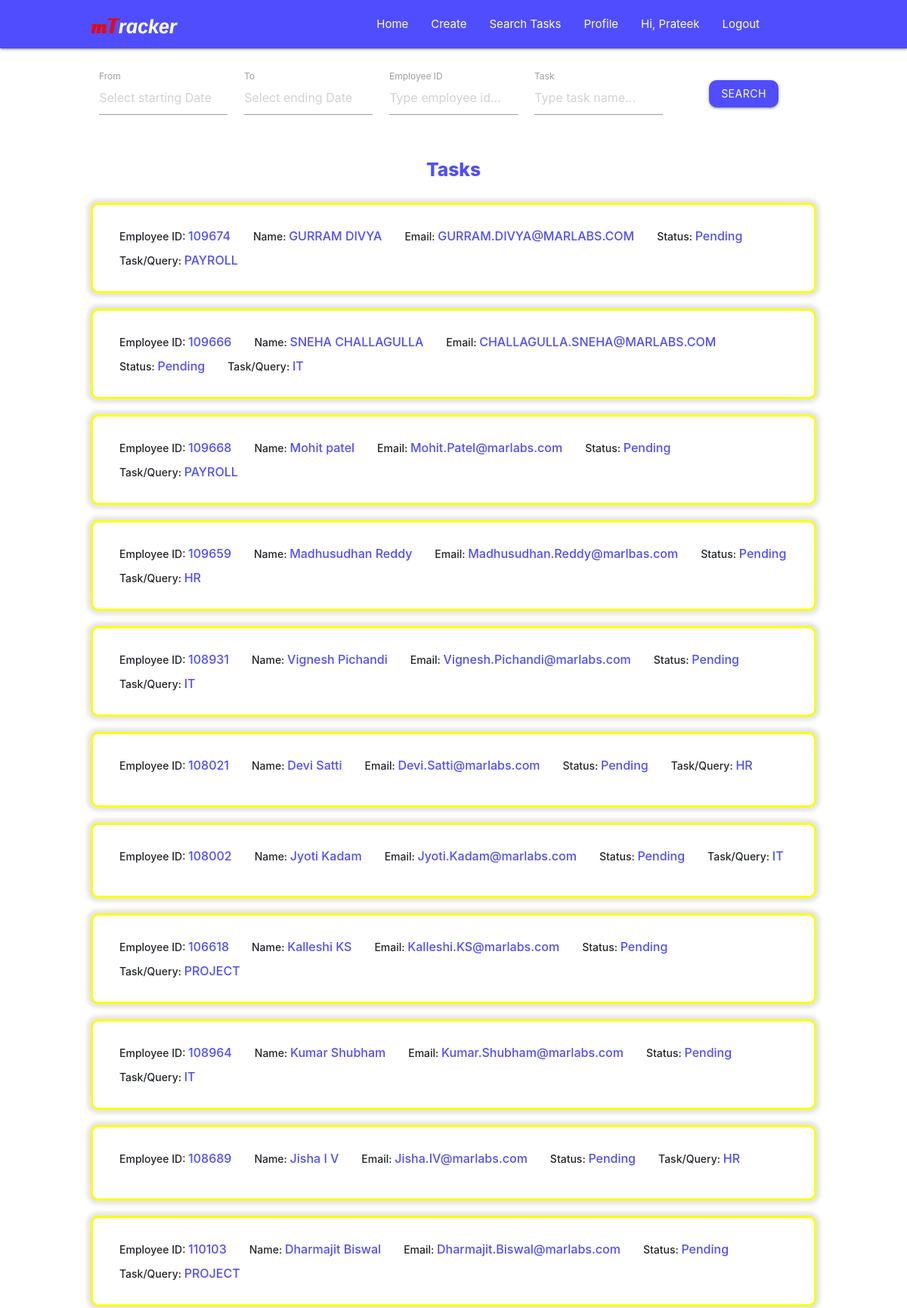
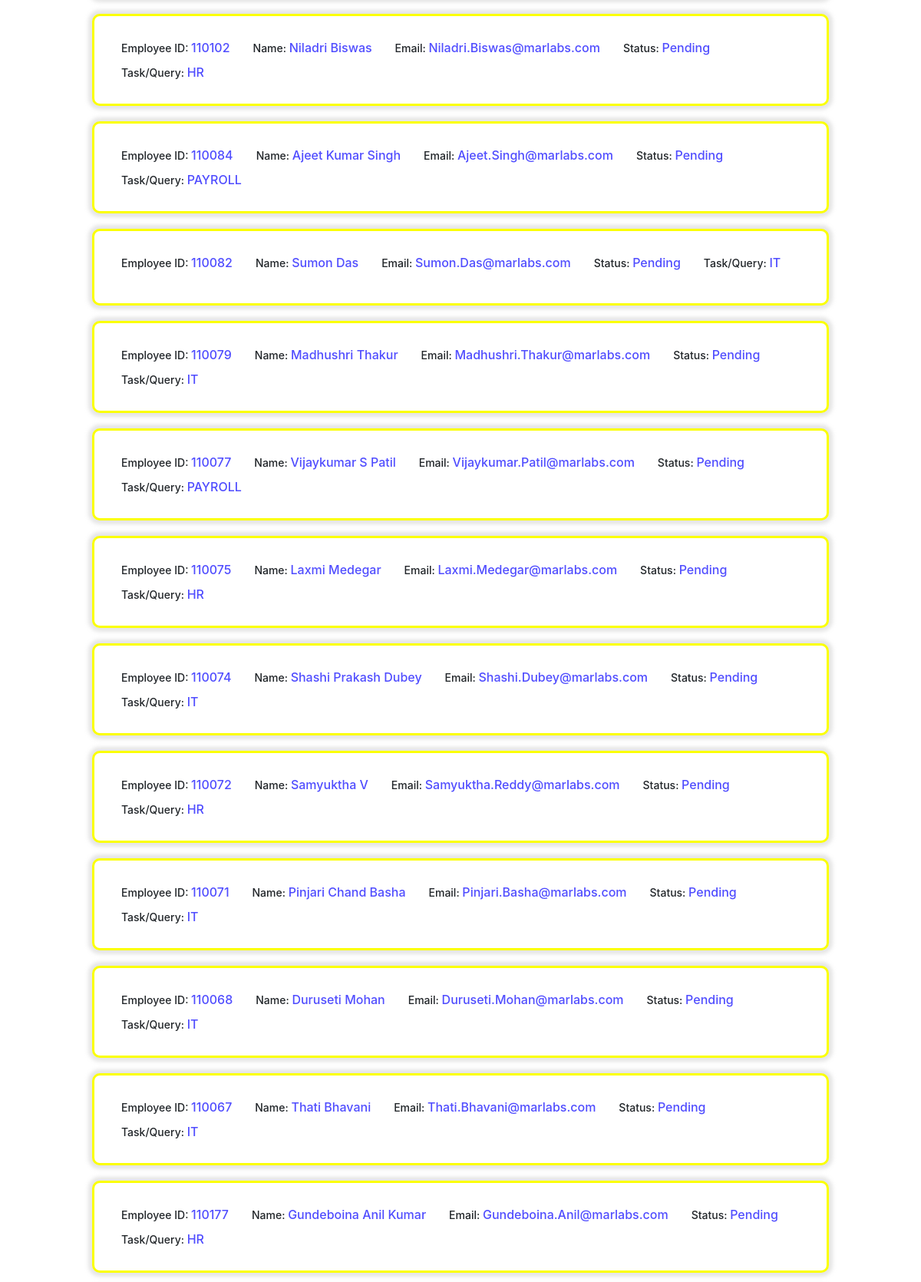
The page /search/ (signed in, upper part) on the database its author committed (2 pictures, top to bottom).
### accounts/models.py (models this page shows)
class User(AbstractUser):
    username = None
    first_name = models.CharField(max_length=20)
    last_name = models.CharField(max_length=20)
    email = models.EmailField(max_length=30, unique=True)
    empid = models.CharField(max_length=8)
    designation = models.CharField(max_length=20)
    location = models.CharField(max_length=20)
    objects = UserManager()
    USERNAME_FIELD = 'email'
    REQUIRED_FIELDS = []

### taskData/models.py (models this page shows)
class TaskData(models.Model):
    empid = models.TextField(max_length=20)
    empname = models.TextField(max_length=50)
    empemail = models.TextField(max_length=50)
    taskname = models.TextField(max_length=100)
    duedate = models.TextField(max_length=20)
    taskstatus = models.TextField(max_length=15)
    tasksummary = models.TextField(max_length=500)
    createdon = models.DateField()

### mtracker/views.py (the view, shortened to what this page needs)
# urls.py: path('search/', views.search, name='search'),
def search(request):
    taskData = TaskData.objects.filter().exclude(taskstatus='Completed').order_by('-id')
    return render(request, "search.html", {"taskData":taskData})

### templates/search.html (shortened to what this page needs)
{% extends 'base.html' %}
        {% block body %}
    <center>
        <div class="search-tab-container">
    <div class="all-tasks-container">
        <center>
            <form action="{% url 'search' %}" method="post">
            <div class="task-search row">
                <div class="input-field col l3 m5 s10">
                    <label>From</label>
                    <input placeholder="Select starting Date" type="text" class="datepicker" name="fromdate" >
                </div>
                <div class="input-field col l3 m5 s10">
                    <label>To</label>
                    <input placeholder="Select ending Date" type="text" class="datepicker" name="todate"  >
                </div>
                <div class="input-field col l3 m5 s10">
                    <label>Employee ID</label>
                    <input class="col" type="text" placeholder="Type employee id..." name="empid" >
                </div>
                <div class="input-field col l3 m5 s10">
                    <label>Task</label>
                    <input class="col" type="text" placeholder="Type task name..." name="task" >
                </div>
                <div class="input-field col l12 m12 s12">
                    <button class="btn search-btn waves-effect waves-light" onclick="">Search</button>
                </div>
            </div>
        </form>
        </center>
        <div class="row">
            <center>
                <h5 class="all-tasks-title">Tasks</h5>
            </center>
        </div>
        <div>
            <ul class="collapsible">
                {% for data in taskData %}
                <li class="task-card pending">
                    <div class="collapsible-header">
                        <div class="employee-info">
                            <div class="">Employee ID: <span>{{data.empid}}</span></div>
                            <div class="">Name: <span>{{data.empname}}</span></div>
                            <div class="">Email: <span>{{data.empemail}}</span></div>
                            <div class="">Status: <span>{{data.taskstatus}}</span></div>
                            <div>Task/Query: <span>{{data.taskname}}</span></div>
                        </div>
                    </div>
                </li>
                {% endfor %}
                <br>
            </ul>
        </div>
    </div>
{% endblock %}

### templates/base.html (shortened to what this page needs)
<!DOCTYPE html>
<html lang="en">
<head>
    <link rel="stylesheet" href="https://cdnjs.cloudflare.com/ajax/libs/materialize/1.0.0/css/materialize.min.css">
    <link rel="stylesheet" href="/static/css/create-task_style.css">
    <link rel="stylesheet" href="/static/css/jquery.datetimepicker.css">
    <link rel="stylesheet" href="https://cdnjs.cloudflare.com/ajax/libs/materialize/1.0.0/css/materialize.min.css">
    <link rel="stylesheet" href="/static/css/hr-profile_style.css">
    <link href="https://cdn.jsdelivr.net/npm/bootstrap@5.1.3/dist/css/bootstrap.min.css" rel="stylesheet">
    <link rel="stylesheet" type="text/css" href="https://stackpath.bootstrapcdn.com/bootstrap/4.3.1/css/bootstrap.min.css">
    <link rel="stylesheet" type="text/css" href="https://codepen.io/skjha5993/pen/bXqWpR.css">
    <link rel="stylesheet" href="https://cdnjs.cloudflare.com/ajax/libs/materialize/1.0.0/css/materialize.min.css">
    <link rel="stylesheet" href="/static/css/update-task_style.css">
    <link rel="stylesheet" href="/static/css/jquery.datetimepicker.css">
    <link rel="stylesheet" href="/static/css/search-display-task_style.css">
    <link rel="stylesheet" href="/static/css/hr-profile_style.css">
</head>
<body>
    <div class="navbar-fixed">
        <nav>
            <div class="nav-wrapper">
                <a href="#!" class="brand-logo">
                    <img src="/static/img/mTracker.png">
                </a>
                <ul class="right hide-on-med-and-down">
                    <li><a href="{% url 'home' %}">Home</a></li>
                    <li><a href="{% url 'create' %}">Create</a></li>
                    <li><a href="{% url 'search'%}">Search Tasks</a></li>
                    {% if user.is_authenticated %}
                    <li><a href="{% url 'profile'%}">Profile</a></li>
                    <li><a href="{% url 'profile'%}">Hi, {{request.user.first_name}}</a></li>
                    <li><a href="{% url 'logout'%}">Logout</a></li>
                    {% else %}
                    <li><a href="{% url 'login'%}">Login</a></li>
                    {% endif %}
                </ul>
            </div>
        </nav>
    </div>
    {% block body %}
    {% endblock %}
</body>
</html>

### static/css/create-task_style.css (style rules this page uses)
body { overflow-x: hidden; }
.nav-wrapper { padding: 0% 15% 0% 10%; background-color: #504DFF; position: fixed; }

### static/css/hr-profile_style.css (style rules this page uses)
body { overflow-x: hidden; }

### static/css/update-task_style.css (style rules this page uses)
body { overflow-x: hidden; }
.nav-wrapper { padding: 0% 15% 0% 10%; background-color: #504DFF; position: fixed; }

### static/css/search-display-task_style.css (style rules this page uses)
.task-search { display: flex; flex-direction: row; flex-wrap: wrap; align-content: flex-start; }
.input-field { margin-left: 0; }
.search-btn, .load-more-btn { background: #504DFF !important; }
.btn { border-radius: 10px; }
.all-tasks-container { padding: 1% 10% 0% 10%; }
.all-tasks-title { font-weight: 800; color: #504DFF; }
.collapsible { border: 0px; margin: 0px; -webkit-box-shadow: none; }
.collapsible-header { flex-direction: column; line-height: 2.0; border-bottom: none; }
.task-card { min-height: 100px; width: auto; background-color: white; padding: 10px 20px; margin: 20px 0px; border-radius: 10px; box-shadow: 0 0 5px 5px rgba(216, 216, 216, 0.678); }
.task-info, .employee-info, .task-title { display: flex; flex-direction: row; justify-content:left; flex-wrap: wrap; column-gap: 30px; }
.task-card>div>div>div { font-weight: 500; font-size: 14px; }
.task-card>div>div>div>span { color: #504DFF; font-size: 16px; }
.pending { border:3px rgb(251, 255, 0) solid; }

### rows shown on the page
User: user.first_name "Prateek"
TaskData: empid "109674", empname "GURRAM DIVYA", empemail "GURRAM.DIVYA@MARLABS.COM", taskstatus "Pending", taskname "PAYROLL"
TaskData: empid "109666", empname "SNEHA CHALLAGULLA", empemail "CHALLAGULLA.SNEHA@MARLABS.COM", taskstatus "Pending", taskname "IT"
TaskData: empid "109668", empname "Mohit patel", empemail "Mohit.Patel@marlabs.com", taskstatus "Pending", taskname "PAYROLL"
TaskData: empid "109659", empname "Madhusudhan Reddy", empemail "Madhusudhan.Reddy@marlbas.com", taskstatus "Pending", taskname "HR"
TaskData: empid "108931", empname "Vignesh Pichandi", empemail "Vignesh.Pichandi@marlabs.com", taskstatus "Pending", taskname "IT"
TaskData: empid "108021", empname "Devi Satti", empemail "Devi.Satti@marlabs.com", taskstatus "Pending", taskname "HR"
TaskData: empid "108002", empname "Jyoti Kadam", empemail "Jyoti.Kadam@marlabs.com", taskstatus "Pending", taskname "IT"
TaskData: empid "106618", empname "Kalleshi KS", empemail "Kalleshi.KS@marlabs.com", taskstatus "Pending", taskname "PROJECT"
TaskData: empid "108964", empname "Kumar Shubham", empemail "Kumar.Shubham@marlabs.com", taskstatus "Pending", taskname "IT"
TaskData: empid "108689", empname "Jisha I V", empemail "Jisha.IV@marlabs.com", taskstatus "Pending", taskname "HR"
TaskData: empid "110103", empname "Dharmajit Biswal", empemail "Dharmajit.Biswal@marlabs.com", taskstatus "Pending", taskname "PROJECT"
TaskData: empid "110102", empname "Niladri Biswas", empemail "Niladri.Biswas@marlabs.com", taskstatus "Pending", taskname "HR"
TaskData: empid "110084", empname "Ajeet Kumar Singh", empemail "Ajeet.Singh@marlabs.com", taskstatus "Pending", taskname "PAYROLL"
TaskData: empid "110082", empname "Sumon Das", empemail "Sumon.Das@marlabs.com", taskstatus "Pending", taskname "IT"
TaskData: empid "110079", empname "Madhushri Thakur", empemail "Madhushri.Thakur@marlabs.com", taskstatus "Pending", taskname "IT"
TaskData: empid "110077", empname "Vijaykumar S Patil", empemail "Vijaykumar.Patil@marlabs.com", taskstatus "Pending", taskname "PAYROLL"
TaskData: empid "110075", empname "Laxmi Medegar", empemail "Laxmi.Medegar@marlabs.com", taskstatus "Pending", taskname "HR"
TaskData: empid "110074", empname "Shashi Prakash Dubey", empemail "Shashi.Dubey@marlabs.com", taskstatus "Pending", taskname "IT"
TaskData: empid "110072", empname "Samyuktha V", empemail "Samyuktha.Reddy@marlabs.com", taskstatus "Pending", taskname "HR"
TaskData: empid "110071", empname "Pinjari Chand Basha", empemail "Pinjari.Basha@marlabs.com", taskstatus "Pending", taskname "IT"
TaskData: empid "110068", empname "Duruseti Mohan", empemail "Duruseti.Mohan@marlabs.com", taskstatus "Pending", taskname "IT"
TaskData: empid "110067", empname "Thati Bhavani", empemail "Thati.Bhavani@marlabs.com", taskstatus "Pending", taskname "IT"
TaskData: empid "110177", empname "Gundeboina Anil Kumar", empemail "Gundeboina.Anil@marlabs.com", taskstatus "Pending", taskname "HR"
